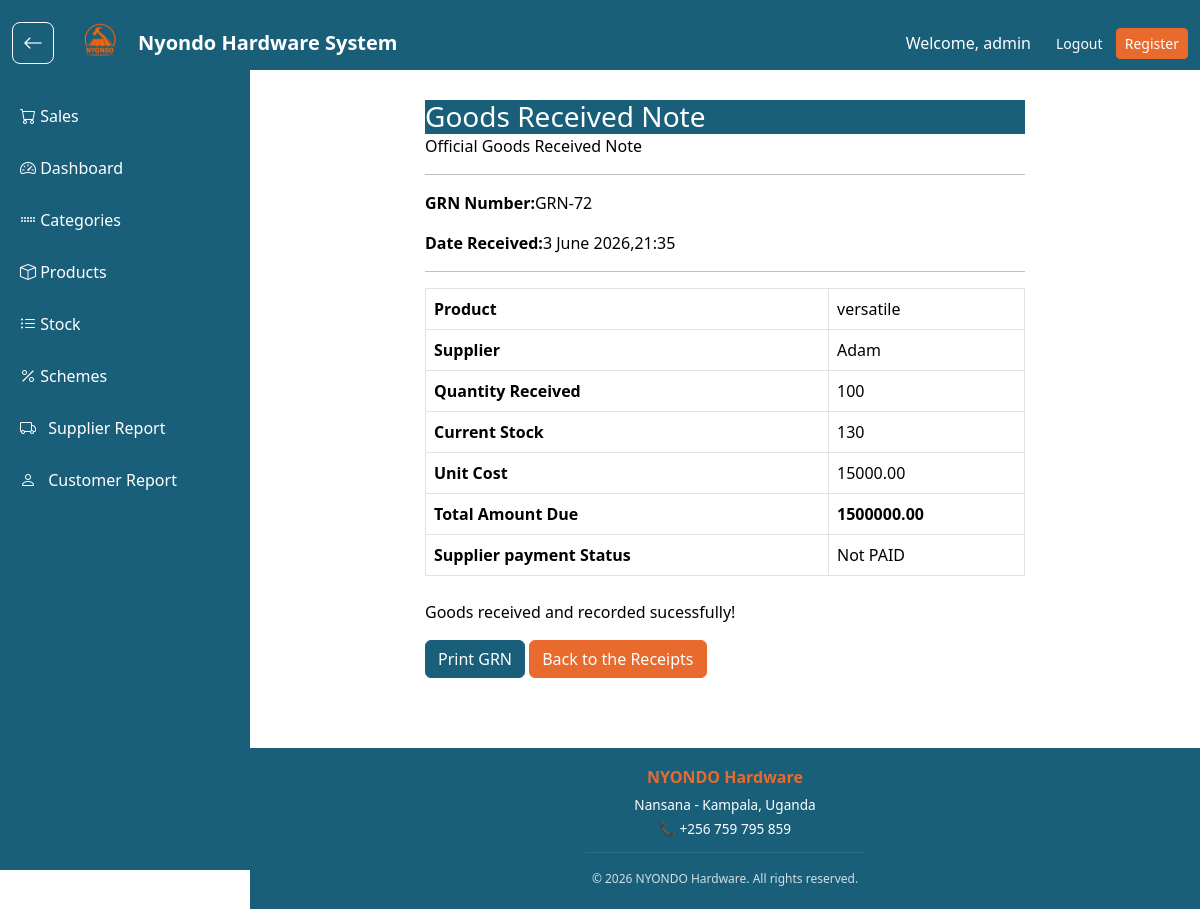
/stockapp/receipts/72/grn/ (signed in), run on an earlier commit of the app's database.
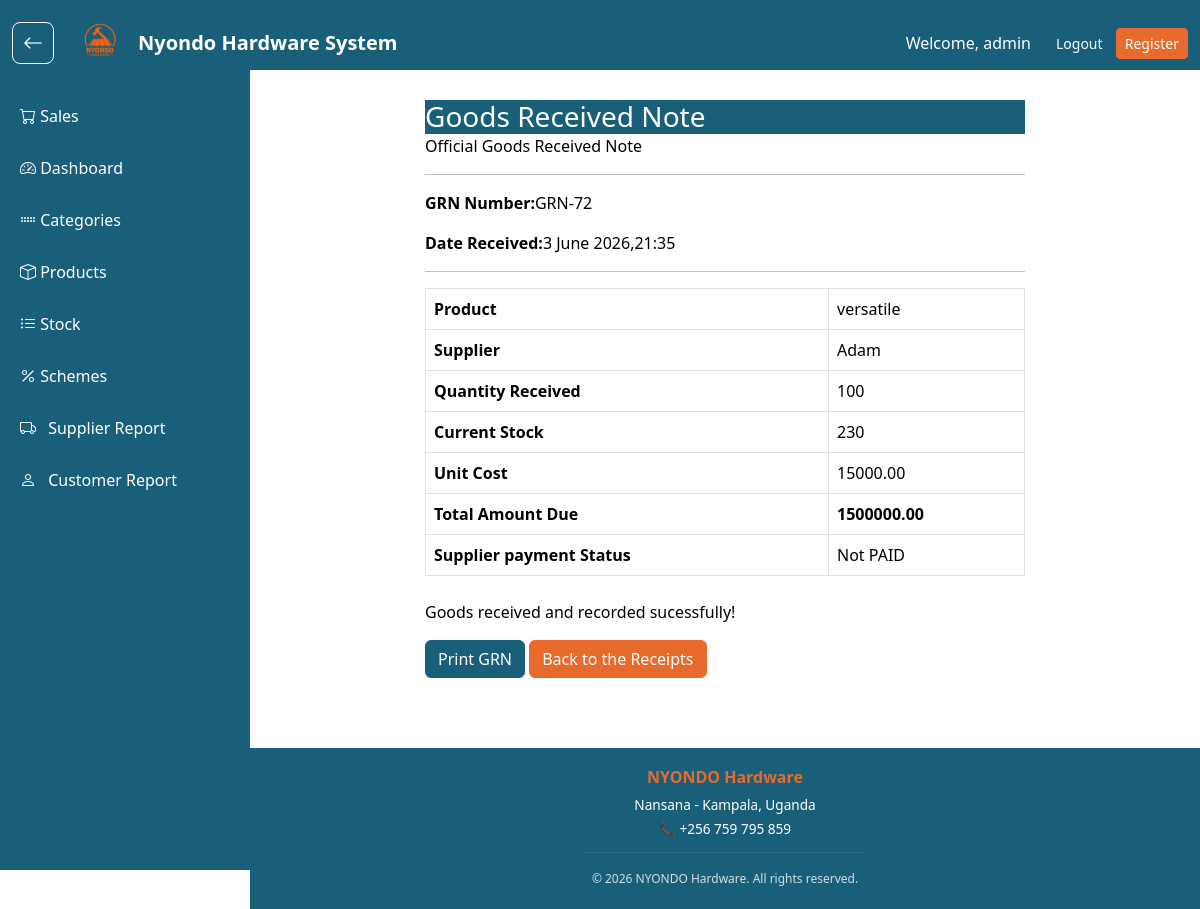
And on a later commit of the database.
### stockapp/models.py (models this page shows, shortened)
class StockReceipt(models.Model):
    product = models.ForeignKey(Product, on_delete=models.CASCADE)
    supplier_name = models.CharField(max_length=100)
    quantity_received = models.PositiveIntegerField()
    unit_cost = models.DecimalField(max_digits=50,decimal_places=2, default=0)
    selling_price = models.DecimalField(max_digits=50, decimal_places=2,default=0)
    total_amount =models.DecimalField(max_digits=50, decimal_places=2, default=0)
    supplier_paid = models.BooleanField(default=False)
    date_received = models.DateTimeField(auto_now_add=True)
    re_order_level = models.IntegerField(default=10)
    current_stock = models.IntegerField(default=0)

### saleapp/models.py (models this page shows, shortened)
class Product(models.Model):
    category_name = models.ForeignKey(Category, on_delete=models.CASCADE)
    product_name = models.CharField(max_length=100)
    cost_price = models.DecimalField(max_digits=10, decimal_places=2, default=0)
    unit_price = models.DecimalField(max_digits=10, decimal_places=2, default=0)
    description = models.TextField()
    current_stock = models.IntegerField(default=0)

### stockapp/views.py (the view)
# urls.py: path("receipts/<int:receipt_id>/grn/", views.goods_received_note, name="goods_received_note"),
@login_required
def goods_received_note(request, receipt_id):
    receipt = get_object_or_404(StockReceipt, id=receipt_id)
    return render(request, "goods_received_note.html", {
        "receipt": receipt
    })

### stockapp/templates/goods_received_note.html (shortened to what this page needs)
{% extends 'base.html'%}
{% block content %}
 <div class= "cardshadow-sm mx-auto" style="max-width: 600px;">
    <div class="card-header bg-blue text-blue text-centre">
        <h3 class="mb-0">Goods Received Note</h3>
    </div>
    <div class="card-body">
        <p class="text-centre text muted">Official Goods Received Note</p>
        <hr>
        <p><strong>GRN Number:</strong>GRN-{{receipt.id}}</p>
        <p><strong>Date Received:</strong>{{ receipt.date_received|date:"j F Y,H:i"}}</p>
        <hr>
        <table class="table table-bordered">
            <tr>
                <th>Product</th>
                <td>{{receipt.product.product_name}}</td>
            </tr>
            <tr>
                <th>Supplier</th>
                <td>{{receipt.supplier_name}}</td>
            </tr>
            <tr>
                <th>Quantity Received</th>
                <td>{{receipt.quantity_received}}</td>
            </tr>
            <tr>
                <th>Current Stock</th>
                <td>{{ receipt.product.current_stock }}</td>
            </tr>
            <tr>
                <th>Unit Cost</th>
                <td>{{ receipt.unit_cost}}</td>
            </tr>
            <tr>
                <th>Total Amount Due</th>
                <td><strong>{{receipt.total_amount}}</strong></td>
            </tr>
            <tr>
                <th>Supplier payment Status</th>
                <td>
                    {% if receipt.supplier_paid %}
                    PAID
                    {% else %}
                    Not PAID
                    {% endif %}
                </td>
            </tr>
        </table>
        <p class="text-centre mt-4">Goods received and recorded sucessfully!</p>
    </div>
<div class="card-footer text-centre no-print">
    <button onclick="window.print()" class="btn btn-primary">Print GRN</button>
    <a href="{%url 'stock_receipt_list' %}" class="btn btn-secondary">Back to the Receipts</a>
</div>
 </div>
 {% endblock %}

What changed in the data, as far as the page shows it:
changed through a linked row, StockReceipt "Adam": product.current_stock "130" → "230"
